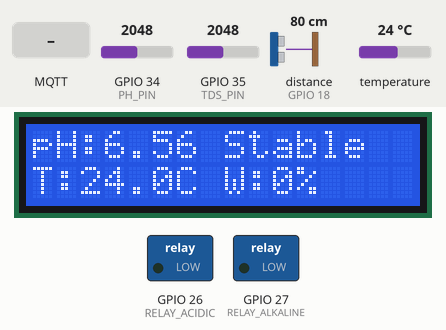
A sketch run on a simulated ESP32. Shown: 16×2 character LCD, switched loads named in the sketch (green lamp = pin HIGH). Wiring (inferred from the names in the program): ultrasonic range finder: trigger GPIO 5; echo GPIO 18. Inputs (shaded band) come from the test bench; at power-on: distance to the obstacle (sensor on GPIO 18) 80 cm, temperature 24 °C, GPIO 34 (PH_PIN) = 2048, GPIO 35 (TDS_PIN) = 2048. The echo pulse lasts 58.3 µs per cm; WiFi joins after 1.5 s; servers stay silent unless stated; no MQTT or app messages arrive unless stated; pins used as bus, display or sensor lines are not drawn; what the sketch prints to the serial monitor is not drawn.

Above: at 4.0 s.
4.1 s: MQTT message "ON" arrives on the first subscribed topic
At 10.1 s:
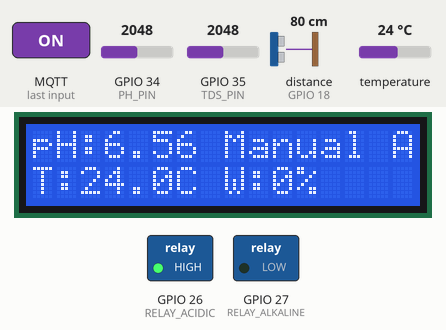
10.7 s: MQTT message "ON" arrives on the second subscribed topic
At 15.4 s:
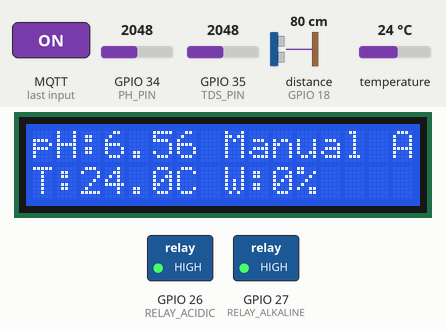
15.7 s: distance to the obstacle (sensor on GPIO 18) set to 35 cm
At 21.6 s:
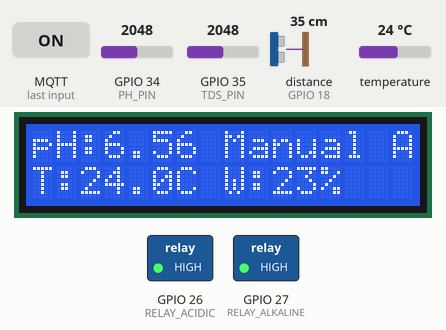
22.3 s: MQTT message "1" arrives on the first subscribed topic
At 26.8 s:
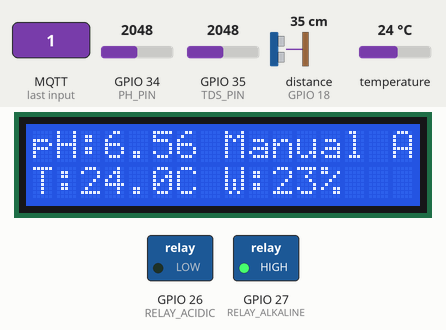
27.3 s: temperature set to 12 °C
At 33.0 s:
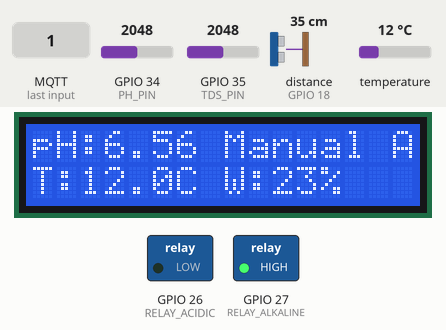
33.9 s: GPIO 34 (PH_PIN) set to 2866
At 38.8 s:
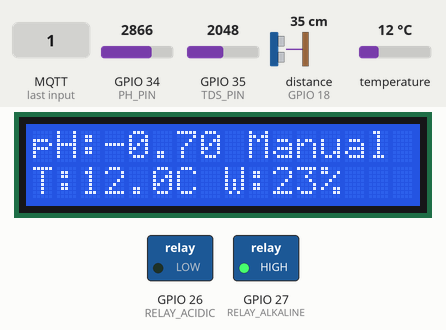
Timing chart, 0 to 40.3 s (numbered marks = the images above; inputs shaded):
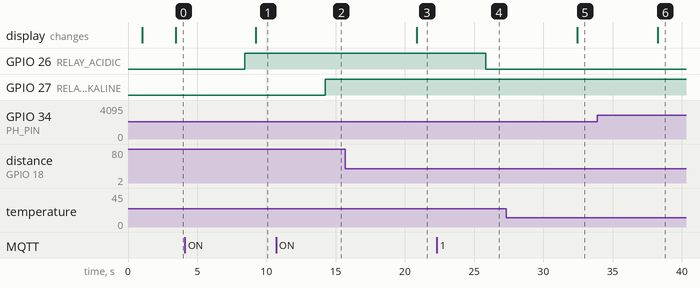

The sketch:

HydroponicSystem.ino
```cpp
#include <WiFi.h>
#include <PubSubClient.h>
#include <OneWire.h>
#include <DallasTemperature.h>
#include <Wire.h>
#include <hd44780.h>
#include <hd44780ioClass/hd44780_I2Cexp.h>

// ======== WiFi & MQTT ========
const char* ssid = "Test";
const char* password = "12345678";
const char* mqtt_server = "192.168.56.71";
WiFiClient espClient;
PubSubClient client(espClient);

// ======== Pins ========
#define TRIG_PIN 5
#define ECHO_PIN 18
#define PH_PIN 34
#define TDS_PIN 35
#define TEMP_PIN 4
#define RELAY_ACIDIC 26
#define RELAY_ALKALINE 27

// ======== Water Tank Constants ========
const float TANK_HEIGHT_CM = 38.0;
const float MIN_DISTANCE_CM = 25.0;
const float USABLE_HEIGHT_CM = TANK_HEIGHT_CM - MIN_DISTANCE_CM;

// ======== pH Control Settings ========
const float PH_LOW_THRESHOLD = 5.7;
const float PH_HIGH_THRESHOLD = 6.4;
const unsigned long DOSING_DURATION_MS = 5000;
const unsigned long DOSING_COOLDOWN_MS = 60000;
unsigned long lastDoseTime = 0;
bool isDosing = false;
String dosingStatus = "Stable";

// ======== Sensor Setup ========
OneWire oneWire(TEMP_PIN);
DallasTemperature sensors(&oneWire);
hd44780_I2Cexp lcd;

// ======== Manual Overrides (MQTT Control) ========
bool overrideAcidic = false;
bool overrideAlkaline = false;

// ======== MQTT Callback for Manual Relay Control ========
void callback(char* topic, byte* payload, unsigned int length) {
  String message;
  for (int i = 0; i < length; i++) message += (char)payload[i];
  message.trim();

  if (String(topic) == "hydrofarmiot/relay/acidic") {
    overrideAcidic = (message == "ON");
    digitalWrite(RELAY_ACIDIC, overrideAcidic ? HIGH : LOW);
    if (overrideAcidic) dosingStatus = "Manual Acid";
  }

  if (String(topic) == "hydrofarmiot/relay/alkaline") {
    overrideAlkaline = (message == "ON");
    digitalWrite(RELAY_ALKALINE, overrideAlkaline ? HIGH : LOW);
    if (overrideAlkaline) dosingStatus = "Manual Alk";
  }
}

// ======== MQTT Reconnect Logic ========
void reconnect() {
  while (!client.connected()) {
    Serial.print("Connecting to MQTT...");
    if (client.connect("ESP32Client")) {
      Serial.println("connected ✅");
      client.subscribe("hydrofarmiot/relay/acidic");
      client.subscribe("hydrofarmiot/relay/alkaline");
    } else {
      Serial.print("failed, rc=");
      Serial.println(client.state());
      delay(2000);
    }
  }
}

// ======== Setup ========
void setup() {
  Serial.begin(115200);
  delay(1000);
  Serial.println("✅ HydroFarmIoT Booting...");

  // Relay Pins
  pinMode(RELAY_ACIDIC, OUTPUT);
  pinMode(RELAY_ALKALINE, OUTPUT);
  digitalWrite(RELAY_ACIDIC, LOW);
  digitalWrite(RELAY_ALKALINE, LOW);

  // Ultrasonic Pins
  pinMode(TRIG_PIN, OUTPUT);
  pinMode(ECHO_PIN, INPUT);

  // Sensors
  sensors.begin();
  lcd.begin(16, 2);
  lcd.backlight();

  // WiFi
  WiFi.begin(ssid, password);
  Serial.print("Connecting to WiFi");
  while (WiFi.status() != WL_CONNECTED) {
    delay(500); Serial.print(".");
  }
  Serial.println(" connected ✅");

  // MQTT
  client.setServer(mqtt_server, 1883);
  client.setCallback(callback);
}

// ======== Main Loop ========
void loop() {
  if (!client.connected()) reconnect();
  client.loop();

  // ======== Read Water Level ========
  digitalWrite(TRIG_PIN, LOW); delayMicroseconds(2);
  digitalWrite(TRIG_PIN, HIGH); delayMicroseconds(10);
  digitalWrite(TRIG_PIN, LOW);
  long duration = pulseIn(ECHO_PIN, HIGH);
  float distance_cm = (duration * 0.0343) / 2;

  float percentage_full = 0;
  if (distance_cm >= MIN_DISTANCE_CM && distance_cm <= TANK_HEIGHT_CM) {
    float water_height = TANK_HEIGHT_CM - distance_cm;
    percentage_full = (water_height / USABLE_HEIGHT_CM) * 100.0;
    percentage_full = constrain(percentage_full, 0, 100);
  }

  // ======== Read pH (Adjusted) ========
  int rawADC = analogRead(PH_PIN);
  float voltagePH = rawADC * (3.3 / 4095.0);
  float pH = (-11.02 * voltagePH + 25.45) - 0.7;  // ADJUSTED BY -0.7

  // ======== Read TDS ========
  int rawTDS = analogRead(TDS_PIN);
  float voltageTDS = rawTDS * (3.3 / 4095.0);
  float tds = (133.42 * pow(voltageTDS, 3)
              - 255.86 * pow(voltageTDS, 2)
              + 857.39 * voltageTDS) * 0.5;

  // ======== Read Water Temp ========
  sensors.requestTemperatures();
  float tempC = sensors.getTempCByIndex(0);

  // ======== Auto Dosing Control ========
  unsigned long now = millis();
  if (!overrideAcidic && !overrideAlkaline && !isDosing && (now - lastDoseTime >= DOSING_COOLDOWN_MS)) {
    if (pH > PH_HIGH_THRESHOLD) {
      digitalWrite(RELAY_ACIDIC, HIGH);
      dosingStatus = "Auto Acid";
      isDosing = true;
      lastDoseTime = now;
    } else if (pH < PH_LOW_THRESHOLD) {
      digitalWrite(RELAY_ALKALINE, HIGH);
      dosingStatus = "Auto Alk";
      isDosing = true;
      lastDoseTime = now;
    } else {
      dosingStatus = "Stable";
    }
  }

  // ======== Stop Dosing After Duration ========
  if (isDosing && (now - lastDoseTime >= DOSING_DURATION_MS)) {
    digitalWrite(RELAY_ACIDIC, LOW);
    digitalWrite(RELAY_ALKALINE, LOW);
    isDosing = false;
  }

  // ======== LCD Display ========
  lcd.clear();
  lcd.setCursor(0, 0);
  lcd.print("pH:");
  lcd.print(pH, 2);
  lcd.print(" ");
  lcd.print(dosingStatus.substring(0, 9));

  lcd.setCursor(0, 1);
  lcd.print("T:");
  lcd.print(tempC, 1);
  lcd.print("C W:");
  lcd.print(percentage_full, 0);
  lcd.print("%");

  // ======== MQTT Publish ========
  client.publish("hydrofarmiot/ph", String(pH, 2).c_str());
  client.publish("hydrofarmiot/tds", String(tds, 1).c_str());
  client.publish("hydrofarmiot/temp", String(tempC, 2).c_str());
  client.publish("hydrofarmiot/water-level", String(percentage_full, 1).c_str());
  client.publish("hydrofarmiot/status", dosingStatus.c_str());

  // ======== Debug Log ========
  Serial.printf("📊 pH: %.2f | TDS: %.1f ppm | Temp: %.2f °C | Water Level: %.1f%% | %s\n\n",
                pH, tds, tempC, percentage_full, dosingStatus.c_str());

  delay(5000);  // Wait 5 seconds before next cycle
}
```

Measured:
- after the input at 4.1 s, GPIO 26 (RELAY_ACIDIC): LOW → HIGH after 4.3 s; the display: changes after 5.1 s (image 1)
- after the input at 10.7 s, GPIO 27 (RELAY_ALKALINE): LOW → HIGH after 3.5 s
- after the input at 15.7 s, the display: changes after 5.1 s (image 3)
- after the input at 22.3 s, GPIO 26 (RELAY_ACIDIC): HIGH → LOW after 3.5 s
- after the input at 27.3 s, the display: changes after 5.2 s (image 5)
- after the input at 33.9 s, the display: changes after 4.4 s (image 6)
